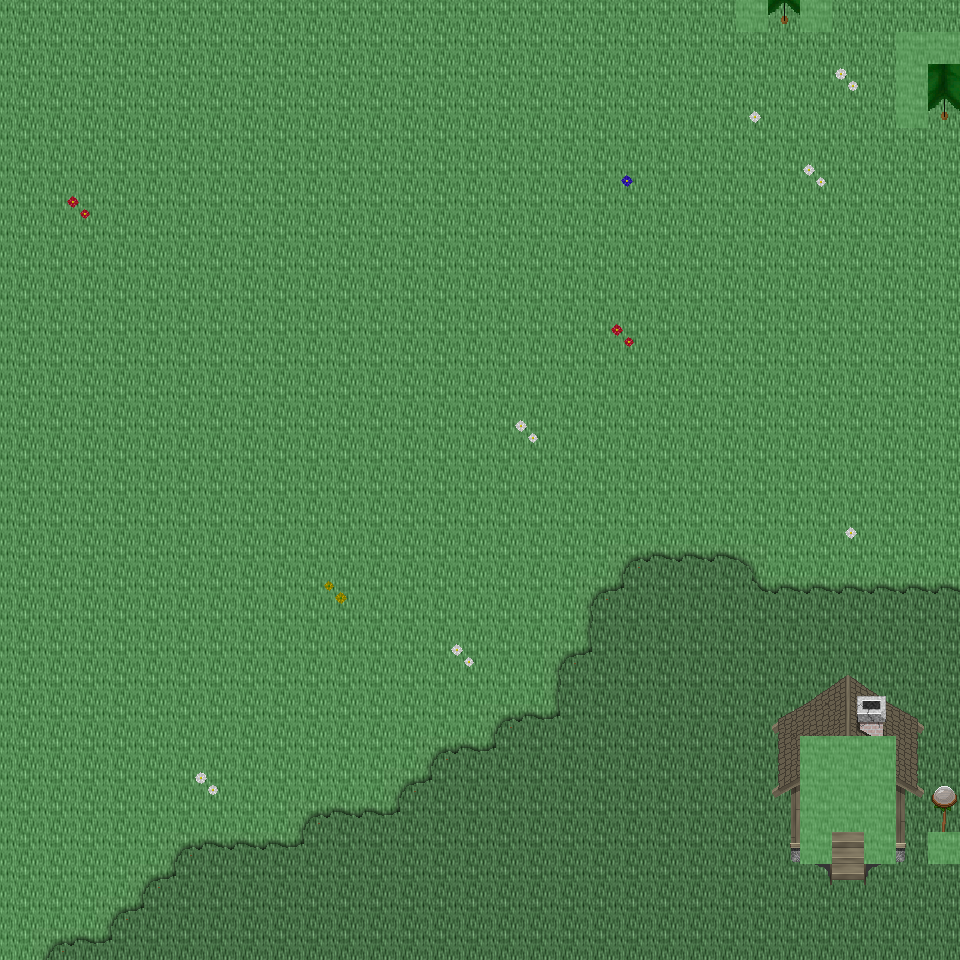

Rendered tile map (Tiled .tmx) drawn with the repository's tilesets; below, a short description and the map source with its tile grids summarised:
An orthogonal 30x30 tile map with 32x32 px tiles, 6 tile layers (Ground, Object, Object2, Above, ...), 34 tilesets and 8 objects (8x mapExit).

<map version="1.0" orientation="orthogonal" renderorder="right-down" width="30" height="30" tilewidth="32" tileheight="32" nextobjectid="9">
  <tileset firstgid="1" name="tileset_ground_ground" tilewidth="32" tileheight="32" tilecount="33" columns="3">
    <image source="../drawable/tileset_ground_ground.png" width="96" height="352" />
  </tileset>
  <tileset firstgid="34" name="tileset_ground_grass_edges" tilewidth="32" tileheight="32" tilecount="36" columns="12">
    <image source="../drawable/tileset_ground_grass_edges.png" width="384" height="96" />
  </tileset>
  <tileset firstgid="70" name="tileset_ground_earth_edges" tilewidth="32" tileheight="32" tilecount="18" columns="6">
    <image source="../drawable/tileset_ground_earth_edges.png" width="192" height="96" />
  </tileset>
  <tileset firstgid="88" name="tileset_ground_grass_corners" tilewidth="32" tileheight="32" tilecount="24" columns="6">
    <image source="../drawable/tileset_ground_grass_corners.png" width="192" height="128" />
  </tileset>
  <tileset firstgid="112" name="tileset_plant_grasses" tilewidth="32" tileheight="32" tilecount="6" columns="3">
    <image source="../drawable/tileset_plant_grasses.png" width="96" height="64" />
  </tileset>
  <tileset firstgid="118" name="tileset_plant_flower_daisy_blue" tilewidth="32" tileheight="32" tilecount="8" columns="2">
    <image source="../drawable/tileset_plant_flower_daisy_blue.png" width="64" height="128" />
  </tileset>
  <tileset firstgid="126" name="tileset_plant_flower_daisy_yellow" tilewidth="32" tileheight="32" tilecount="8" columns="2">
    <image source="../drawable/tileset_plant_flower_daisy_yellow.png" width="64" height="128" />
  </tileset>
  <tileset firstgid="134" name="tileset_plant_bush_bushes" tilewidth="32" tileheight="32" tilecount="10" columns="5">
    <image source="../drawable/tileset_plant_bush_bushes.png" width="160" height="64" />
  </tileset>
  <tileset firstgid="144" name="tileset_plant_flower_daisy_red" tilewidth="32" tileheight="32" tilecount="8" columns="2">
    <image source="../drawable/tileset_plant_flower_daisy_red.png" width="64" height="128" />
  </tileset>
  <tileset firstgid="152" name="tileset_plant_flower_daisy_white" tilewidth="32" tileheight="32" tilecount="8" columns="2">
    <image source="../drawable/tileset_plant_flower_daisy_white.png" width="64" height="128" />
  </tileset>
  <tileset firstgid="160" name="tileset_logic_collision" tilewidth="32" tileheight="32" tilecount="1" columns="1">
    <image source="../drawable/tileset_logic_collision.png" width="32" height="32" />
  </tileset>
  <tileset firstgid="161" name="tileset_plant_stump_stump_brown" tilewidth="32" tileheight="32" tilecount="4" columns="2">
    <image source="../drawable/tileset_plant_stump_stump_brown.png" width="64" height="64" />
  </tileset>
  <tileset firstgid="165" name="tileset_plant_tree_tree_green" tilewidth="32" tileheight="32" tilecount="88" columns="8">
    <image source="../drawable/tileset_plant_tree_tree_green.png" width="256" height="352" />
  </tileset>
  <tileset firstgid="253" name="tileset_logic_item_resources" tilewidth="32" tileheight="32" tilecount="6" columns="6">
    <image source="../drawable/tileset_logic_item_resources.png" width="192" height="32" />
  </tileset>
  <tileset firstgid="259" name="tileset_logic_item_mushroom" tilewidth="32" tileheight="32" tilecount="6" columns="6">
    <image source="../drawable/tileset_logic_item_mushroom.png" width="192" height="32" />
  </tileset>
  <tileset firstgid="265" name="tileset_object_tent" tilewidth="32" tileheight="32" tilecount="9" columns="3">
    <image source="../drawable/tileset_object_tent.png" width="96" height="96" />
  </tileset>
  <tileset firstgid="274" name="tileset_logic_creature_albino_elf" tilewidth="32" tileheight="32" tilecount="5" columns="5">
    <image source="../drawable/tileset_logic_creature_albino_elf.png" width="160" height="32" />
  </tileset>
  <tileset firstgid="279" name="tileset_ground_ladder_vertical_dark" tilewidth="32" tileheight="32" tilecount="3" columns="3">
    <image source="../drawable/tileset_ground_ladder_vertical_dark.png" width="96" height="32" />
  </tileset>
  <tileset firstgid="282" name="tileset_ground_ladder_horizontal_dark" tilewidth="32" tileheight="32" tilecount="3" columns="1">
    <image source="../drawable/tileset_ground_ladder_horizontal_dark.png" width="32" height="96" />
  </tileset>
  <tileset firstgid="285" name="tileset_furniture_light_flames" tilewidth="32" tileheight="32" tilecount="6" columns="6">
    <image source="../drawable/tileset_furniture_light_flames.png" width="192" height="32" />
  </tileset>
  <tileset firstgid="291" name="tileset_furniture_table_tree_stump_table" tilewidth="32" tileheight="32" tilecount="4" columns="2">
    <image source="../drawable/tileset_furniture_table_tree_stump_table.png" width="64" height="64" />
  </tileset>
  <tileset firstgid="295" name="tileset_furniture_chair_stool" tilewidth="32" tileheight="32" tilecount="1" columns="1">
    <image source="../drawable/tileset_furniture_chair_stool.png" width="32" height="32" />
  </tileset>
  <tileset firstgid="296" name="tileset_logic_creature_ent" tilewidth="32" tileheight="32" tilecount="4" columns="4">
    <image source="../drawable/tileset_logic_creature_ent.png" width="128" height="32" />
  </tileset>
  <tileset firstgid="300" name="tileset_logic_creature_animal" tilewidth="32" tileheight="32" tilecount="32" columns="8">
    <image source="../drawable/tileset_logic_creature_animal.png" width="256" height="128" />
  </tileset>
  <tileset firstgid="332" name="tileset_logic_portal" tilewidth="32" tileheight="32" tilecount="24" columns="8">
    <image source="../drawable/tileset_logic_portal.png" width="256" height="96" />
  </tileset>
  <tileset firstgid="356" name="tileset_logic_item_herb" tilewidth="32" tileheight="32" tilecount="5" columns="5">
    <image source="../drawable/tileset_logic_item_herb.png" width="160" height="32" />
  </tileset>
  <tileset firstgid="361" name="tileset_ground_pothole" tilewidth="32" tileheight="32" tilecount="4" columns="4">
    <image source="../drawable/tileset_ground_pothole.png" width="128" height="32" />
  </tileset>
  <tileset firstgid="365" name="tileset_logic_creature_elemental" tilewidth="32" tileheight="32" tilecount="16" columns="8">
    <image source="../drawable/tileset_logic_creature_elemental.png" width="256" height="64" />
  </tileset>
  <tileset firstgid="381" name="tileset_plant_bush_bush_pinks" tilewidth="32" tileheight="32" tilecount="4" columns="2">
    <image source="../drawable/tileset_plant_bush_bush_pinks.png" width="64" height="64" />
  </tileset>
  <tileset firstgid="385" name="tileset_light_door_light" tilewidth="32" tileheight="32" tilecount="12" columns="3">
    <image source="../drawable/tileset_light_door_light.png" width="96" height="128" />
  </tileset>
  <tileset firstgid="397" name="tileset_light_dim_light_7x5" tilewidth="32" tileheight="32" tilecount="35" columns="7">
    <image source="../drawable/tileset_light_dim_light_7x5.png" width="224" height="160" />
  </tileset>
  <tileset firstgid="432" name="tileset_light_light_5x5" tilewidth="32" tileheight="32" tilecount="25" columns="5">
    <image source="../drawable/tileset_light_light_5x5.png" width="160" height="160" />
  </tileset>
  <tileset firstgid="457" name="tileset_furniture_light_roots_lamp" tilewidth="32" tileheight="32" tilecount="6" columns="2">
    <image source="../drawable/tileset_furniture_light_roots_lamp.png" width="64" height="96" />
  </tileset>
  <tileset firstgid="463" name="tileset_building_huts" tilewidth="32" tileheight="32" tilecount="338" columns="26">
    <image source="../drawable/tileset_building_huts.png" width="832" height="416" />
  </tileset>
  <layer name="Ground" width="30" height="30">
    <data>[900 cells, 900 non-empty, 2 distinct tile ids]</data>
  </layer>
  <layer name="Object" width="30" height="30">
    <data>[900 cells, 63 non-empty, 20 distinct tile ids]</data>
  </layer>
  <layer name="Object2" width="30" height="30">
    <data>[900 cells, 21 non-empty, 21 distinct tile ids]</data>
  </layer>
  <layer name="Above" width="30" height="30">
    <data>[900 cells, 23 non-empty, 22 distinct tile ids]</data>
  </layer>
  <layer name="Above2" width="30" height="30">
    <data>[900 cells, 0 non-empty, 0 distinct tile ids]</data>
  </layer>
  <layer name="Walkable" width="30" height="30">
    <data>[900 cells, 18 non-empty, 1 distinct tile ids]</data>
  </layer>
  <objectgroup name="MapEvents">
    <object id="1" name="north" type="mapExit" x="0" y="0" width="736" height="32">
      <properties>
        <property name="map" value="level_0_x121_y129" />
        <property name="x" value="0" />
        <property name="y" value="28" />
      </properties>
    </object>
    <object id="2" name="north2" type="mapExit" x="768" y="0" width="32" height="32">
      <properties>
        <property name="map" value="level_0_x121_y129" />
        <property name="x" value="24" />
        <property name="y" value="28" />
      </properties>
    </object>
    <object id="3" name="north3" type="mapExit" x="832" y="0" width="128" height="32">
      <properties>
        <property name="map" value="level_0_x121_y129" />
        <property name="x" value="26" />
        <property name="y" value="28" />
      </properties>
    </object>
    <object id="4" name="south" type="mapExit" x="0" y="928" width="960" height="32">
      <properties>
        <property name="map" value="level_0_x121_y131" />
        <property name="x" value="0" />
        <property name="y" value="1" />
      </properties>
    </object>
    <object id="5" name="west" type="mapExit" x="0" y="0" width="32" height="960">
      <properties>
        <property name="map" value="level_0_x120_y130" />
        <property name="x" value="28" />
        <property name="y" value="0" />
      </properties>
    </object>
    <object id="6" name="east" type="mapExit" x="928" y="0" width="32" height="32">
      <properties>
        <property name="map" value="level_0_x122_y130" />
        <property name="x" value="1" />
        <property name="y" value="0" />
      </properties>
    </object>
    <object id="7" name="east2" type="mapExit" x="928" y="64" width="32" height="768">
      <properties>
        <property name="map" value="level_0_x122_y130" />
        <property name="x" value="1" />
        <property name="y" value="2" />
      </properties>
    </object>
    <object id="8" name="east3" type="mapExit" x="928" y="864" width="32" height="96">
      <properties>
        <property name="map" value="level_0_x122_y130" />
        <property name="x" value="1" />
        <property name="y" value="27" />
      </properties>
    </object>
  </objectgroup>
</map>
